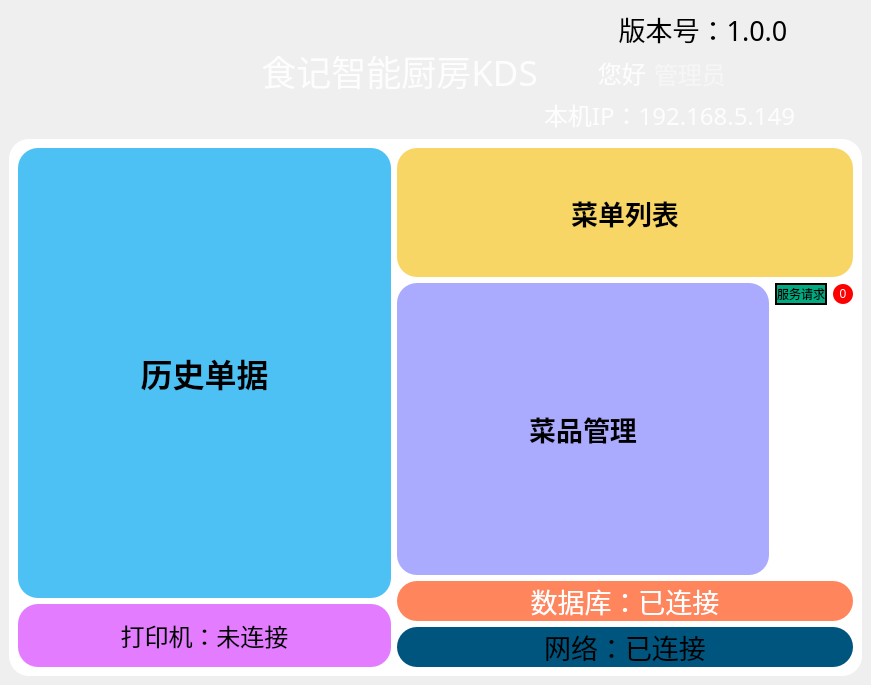
<?xml version="1.0" encoding="UTF-8"?>
<ui version="4.0">
 <class>ConsoleWindow</class>
 <widget class="QMainWindow" name="ConsoleWindow">
  <property name="geometry">
   <rect>
    <x>0</x>
    <y>0</y>
    <width>871</width>
    <height>685</height>
   </rect>
  </property>
  <property name="windowTitle">
   <string>ConsoleWindow</string>
  </property>
  <property name="styleSheet">
   <string notr="true">QPushButton
{
border-radius:5px;
}</string>
  </property>
  <widget class="QWidget" name="centralwidget">
   <property name="styleSheet">
    <string notr="true">QWidget#centralwidget{ 
	border-image: url(:/res/usr/menu_B.jpg);
}</string>
   </property>
   <layout class="QGridLayout" name="gridLayout" rowstretch="1,5">
    <item row="0" column="0">
     <layout class="QHBoxLayout" name="horizontalLayout">
      <item>
       <spacer name="horizontalSpacer_3">
        <property name="orientation">
         <enum>Qt::Horizontal</enum>
        </property>
        <property name="sizeHint" stdset="0">
         <size>
          <width>268</width>
          <height>20</height>
         </size>
        </property>
       </spacer>
      </item>
      <item>
       <widget class="QLabel" name="label_4">
        <property name="sizePolicy">
         <sizepolicy hsizetype="Expanding" vsizetype="Expanding">
          <horstretch>0</horstretch>
          <verstretch>0</verstretch>
         </sizepolicy>
        </property>
        <property name="font">
         <font>
          <family>华光粗圆_CNKI</family>
          <pointsize>26</pointsize>
         </font>
        </property>
        <property name="styleSheet">
         <string notr="true">color: rgba(255, 255, 255,0.9);</string>
        </property>
        <property name="text">
         <string>食记智能厨房KDS</string>
        </property>
        <property name="alignment">
         <set>Qt::AlignCenter</set>
        </property>
       </widget>
      </item>
      <item>
       <layout class="QGridLayout" name="gridLayout_3">
        <item row="0" column="0">
         <widget class="QLabel" name="label_2">
          <property name="sizePolicy">
           <sizepolicy hsizetype="Expanding" vsizetype="Expanding">
            <horstretch>0</horstretch>
            <verstretch>0</verstretch>
           </sizepolicy>
          </property>
          <property name="font">
           <font>
            <family>华光中圆_CNKI</family>
            <pointsize>20</pointsize>
           </font>
          </property>
          <property name="text">
           <string>版本号：1.0.0</string>
          </property>
          <property name="alignment">
           <set>Qt::AlignCenter</set>
          </property>
         </widget>
        </item>
        <item row="1" column="0">
         <layout class="QVBoxLayout" name="verticalLayout">
          <item>
           <layout class="QHBoxLayout" name="horizontalLayout_4">
            <item>
             <widget class="QLabel" name="userlabel">
              <property name="sizePolicy">
               <sizepolicy hsizetype="Expanding" vsizetype="Expanding">
                <horstretch>0</horstretch>
                <verstretch>0</verstretch>
               </sizepolicy>
              </property>
              <property name="minimumSize">
               <size>
                <width>29</width>
                <height>29</height>
               </size>
              </property>
              <property name="font">
               <font>
                <family>微软雅黑 Light</family>
                <pointsize>15</pointsize>
                <weight>75</weight>
                <bold>true</bold>
                <underline>true</underline>
               </font>
              </property>
              <property name="styleSheet">
               <string notr="true">background-color: rgba(255, 255, 255,0);
border-image: url(:/res/usr/usr.png);
color: rgb(255, 255, 255);
border-radius:30px;</string>
              </property>
              <property name="text">
               <string/>
              </property>
             </widget>
            </item>
            <item>
             <layout class="QHBoxLayout" name="horizontalLayout_2">
              <item>
               <widget class="QLabel" name="label">
                <property name="sizePolicy">
                 <sizepolicy hsizetype="Expanding" vsizetype="Expanding">
                  <horstretch>0</horstretch>
                  <verstretch>0</verstretch>
                 </sizepolicy>
                </property>
                <property name="font">
                 <font>
                  <family>华光粗圆_CNKI</family>
                  <pointsize>18</pointsize>
                 </font>
                </property>
                <property name="styleSheet">
                 <string notr="true">color: rgba(255, 255, 255,0.9);</string>
                </property>
                <property name="text">
                 <string>   您好</string>
                </property>
                <property name="alignment">
                 <set>Qt::AlignCenter</set>
                </property>
               </widget>
              </item>
              <item>
               <widget class="QLineEdit" name="userEdit">
                <property name="sizePolicy">
                 <sizepolicy hsizetype="Expanding" vsizetype="Expanding">
                  <horstretch>0</horstretch>
                  <verstretch>0</verstretch>
                 </sizepolicy>
                </property>
                <property name="font">
                 <font>
                  <family>华光粗圆_CNKI</family>
                  <pointsize>18</pointsize>
                 </font>
                </property>
                <property name="styleSheet">
                 <string notr="true">border-style:none;
color: rgba(255, 255, 255,0.9);
background-color: rgba(255, 255, 255,0);</string>
                </property>
                <property name="text">
                 <string/>
                </property>
                <property name="placeholderText">
                 <string>管理员</string>
                </property>
               </widget>
              </item>
             </layout>
            </item>
           </layout>
          </item>
          <item>
           <widget class="QLabel" name="label_3">
            <property name="sizePolicy">
             <sizepolicy hsizetype="Expanding" vsizetype="Expanding">
              <horstretch>0</horstretch>
              <verstretch>0</verstretch>
             </sizepolicy>
            </property>
            <property name="font">
             <font>
              <family>华光粗圆_CNKI</family>
              <pointsize>18</pointsize>
             </font>
            </property>
            <property name="styleSheet">
             <string notr="true">color: rgba(255, 255, 255,0.9);</string>
            </property>
            <property name="text">
             <string>本机IP：192.168.5.149</string>
            </property>
            <property name="alignment">
             <set>Qt::AlignLeading|Qt::AlignLeft|Qt::AlignVCenter</set>
            </property>
           </widget>
          </item>
         </layout>
        </item>
       </layout>
      </item>
     </layout>
    </item>
    <item row="1" column="0">
     <widget class="QWidget" name="widget" native="true">
      <property name="sizePolicy">
       <sizepolicy hsizetype="Ignored" vsizetype="Expanding">
        <horstretch>0</horstretch>
        <verstretch>0</verstretch>
       </sizepolicy>
      </property>
      <property name="styleSheet">
       <string notr="true">background-color: rgb(255, 255, 255);
border-radius:20px;</string>
      </property>
      <layout class="QGridLayout" name="gridLayout_2">
       <item row="0" column="0" rowspan="5">
        <widget class="QPushButton" name="pushButton">
         <property name="sizePolicy">
          <sizepolicy hsizetype="Expanding" vsizetype="Expanding">
           <horstretch>0</horstretch>
           <verstretch>0</verstretch>
          </sizepolicy>
         </property>
         <property name="font">
          <font>
           <pointsize>24</pointsize>
           <weight>75</weight>
           <bold>true</bold>
          </font>
         </property>
         <property name="autoFillBackground">
          <bool>false</bool>
         </property>
         <property name="styleSheet">
          <string notr="true">background-color: rgba(57, 185, 243,0.9);</string>
         </property>
         <property name="text">
          <string>历史单据</string>
         </property>
         <property name="icon">
          <iconset resource="usr.qrc">
           <normaloff>:/res/usr/pro.png</normaloff>:/res/usr/pro.png</iconset>
         </property>
         <property name="iconSize">
          <size>
           <width>100</width>
           <height>100</height>
          </size>
         </property>
         <property name="autoDefault">
          <bool>false</bool>
         </property>
        </widget>
       </item>
       <item row="0" column="1" colspan="3">
        <widget class="QPushButton" name="pushButton_2">
         <property name="sizePolicy">
          <sizepolicy hsizetype="Expanding" vsizetype="Expanding">
           <horstretch>0</horstretch>
           <verstretch>0</verstretch>
          </sizepolicy>
         </property>
         <property name="font">
          <font>
           <pointsize>20</pointsize>
           <weight>75</weight>
           <bold>true</bold>
          </font>
         </property>
         <property name="autoFillBackground">
          <bool>false</bool>
         </property>
         <property name="styleSheet">
          <string notr="true">background-color: rgba(246, 209, 85,0.9);</string>
         </property>
         <property name="text">
          <string>菜单列表</string>
         </property>
         <property name="icon">
          <iconset resource="usr.qrc">
           <normaloff>:/res/usr/list.png</normaloff>:/res/usr/list.png</iconset>
         </property>
         <property name="iconSize">
          <size>
           <width>100</width>
           <height>100</height>
          </size>
         </property>
        </widget>
       </item>
       <item row="1" column="1" rowspan="3">
        <widget class="QPushButton" name="pushButton_3">
         <property name="sizePolicy">
          <sizepolicy hsizetype="Expanding" vsizetype="Expanding">
           <horstretch>0</horstretch>
           <verstretch>0</verstretch>
          </sizepolicy>
         </property>
         <property name="font">
          <font>
           <pointsize>20</pointsize>
           <weight>75</weight>
           <bold>true</bold>
           <kerning>true</kerning>
          </font>
         </property>
         <property name="autoFillBackground">
          <bool>false</bool>
         </property>
         <property name="styleSheet">
          <string notr="true">background-color: rgb(170, 170, 255);</string>
         </property>
         <property name="text">
          <string>菜品管理</string>
         </property>
         <property name="icon">
          <iconset resource="usr.qrc">
           <normaloff>:/res/usr/adi.png</normaloff>:/res/usr/adi.png</iconset>
         </property>
         <property name="iconSize">
          <size>
           <width>100</width>
           <height>100</height>
          </size>
         </property>
        </widget>
       </item>
       <item row="1" column="2">
        <widget class="QPushButton" name="pushButton_7">
         <property name="styleSheet">
          <string notr="true">border-radius:25px;
background-color: rgb(1, 170, 128);
border:2px solid;

</string>
         </property>
         <property name="text">
          <string>服务请求</string>
         </property>
        </widget>
       </item>
       <item row="1" column="3">
        <widget class="QLabel" name="label_5">
         <property name="sizePolicy">
          <sizepolicy hsizetype="Expanding" vsizetype="Expanding">
           <horstretch>0</horstretch>
           <verstretch>0</verstretch>
          </sizepolicy>
         </property>
         <property name="minimumSize">
          <size>
           <width>20</width>
           <height>20</height>
          </size>
         </property>
         <property name="maximumSize">
          <size>
           <width>20</width>
           <height>20</height>
          </size>
         </property>
         <property name="styleSheet">
          <string notr="true">background-color: rgb(255, 0, 0);
color: rgb(255, 255, 255);
border-radius:10px;</string>
         </property>
         <property name="text">
          <string>0</string>
         </property>
         <property name="alignment">
          <set>Qt::AlignCenter</set>
         </property>
        </widget>
       </item>
       <item row="2" column="2" colspan="2">
        <widget class="QLabel" name="label_des">
         <property name="sizePolicy">
          <sizepolicy hsizetype="Expanding" vsizetype="Expanding">
           <horstretch>0</horstretch>
           <verstretch>0</verstretch>
          </sizepolicy>
         </property>
         <property name="styleSheet">
          <string notr="true">color: rgb(0, 0, 0);</string>
         </property>
         <property name="text">
          <string/>
         </property>
         <property name="alignment">
          <set>Qt::AlignCenter</set>
         </property>
        </widget>
       </item>
       <item row="3" column="2" colspan="2">
        <widget class="QLabel" name="label_ser">
         <property name="sizePolicy">
          <sizepolicy hsizetype="Expanding" vsizetype="Expanding">
           <horstretch>0</horstretch>
           <verstretch>0</verstretch>
          </sizepolicy>
         </property>
         <property name="styleSheet">
          <string notr="true">color: rgb(0, 0, 0);</string>
         </property>
         <property name="text">
          <string/>
         </property>
         <property name="alignment">
          <set>Qt::AlignCenter</set>
         </property>
        </widget>
       </item>
       <item row="4" column="1" rowspan="2" colspan="3">
        <widget class="QPushButton" name="pushButton_6">
         <property name="font">
          <font>
           <family>华光粗圆_CNKI</family>
           <pointsize>20</pointsize>
          </font>
         </property>
         <property name="styleSheet">
          <string notr="true">background-color: rgb(255, 133, 92);
color: rgb(255, 255, 255);</string>
         </property>
         <property name="text">
          <string>数据库：已连接</string>
         </property>
         <property name="icon">
          <iconset resource="usr.qrc">
           <normaloff>:/res/usr/data.png</normaloff>:/res/usr/data.png</iconset>
         </property>
         <property name="iconSize">
          <size>
           <width>100</width>
           <height>100</height>
          </size>
         </property>
        </widget>
       </item>
       <item row="5" column="0" rowspan="2">
        <widget class="QPushButton" name="pushButton_4">
         <property name="sizePolicy">
          <sizepolicy hsizetype="Expanding" vsizetype="Expanding">
           <horstretch>0</horstretch>
           <verstretch>0</verstretch>
          </sizepolicy>
         </property>
         <property name="font">
          <font>
           <family>华光琥珀_CNKI</family>
           <pointsize>18</pointsize>
          </font>
         </property>
         <property name="styleSheet">
          <string notr="true">background-color: rgb(227, 124, 255);</string>
         </property>
         <property name="text">
          <string>打印机：未连接</string>
         </property>
         <property name="icon">
          <iconset resource="usr.qrc">
           <normaloff>:/res/usr/print.png</normaloff>:/res/usr/print.png</iconset>
         </property>
         <property name="iconSize">
          <size>
           <width>100</width>
           <height>100</height>
          </size>
         </property>
        </widget>
       </item>
       <item row="6" column="1" colspan="3">
        <widget class="QPushButton" name="pushButton_5">
         <property name="font">
          <font>
           <family>华光粗圆_CNKI</family>
           <pointsize>20</pointsize>
          </font>
         </property>
         <property name="styleSheet">
          <string notr="true">background-color: rgb(0, 85, 127);</string>
         </property>
         <property name="text">
          <string>网络：已连接</string>
         </property>
         <property name="icon">
          <iconset resource="usr.qrc">
           <normaloff>:/res/usr/wifi.png</normaloff>:/res/usr/wifi.png</iconset>
         </property>
         <property name="iconSize">
          <size>
           <width>100</width>
           <height>100</height>
          </size>
         </property>
        </widget>
       </item>
      </layout>
     </widget>
    </item>
   </layout>
  </widget>
 </widget>
 <resources>
  <include location="usr.qrc"/>
 </resources>
 <connections/>
</ui>
